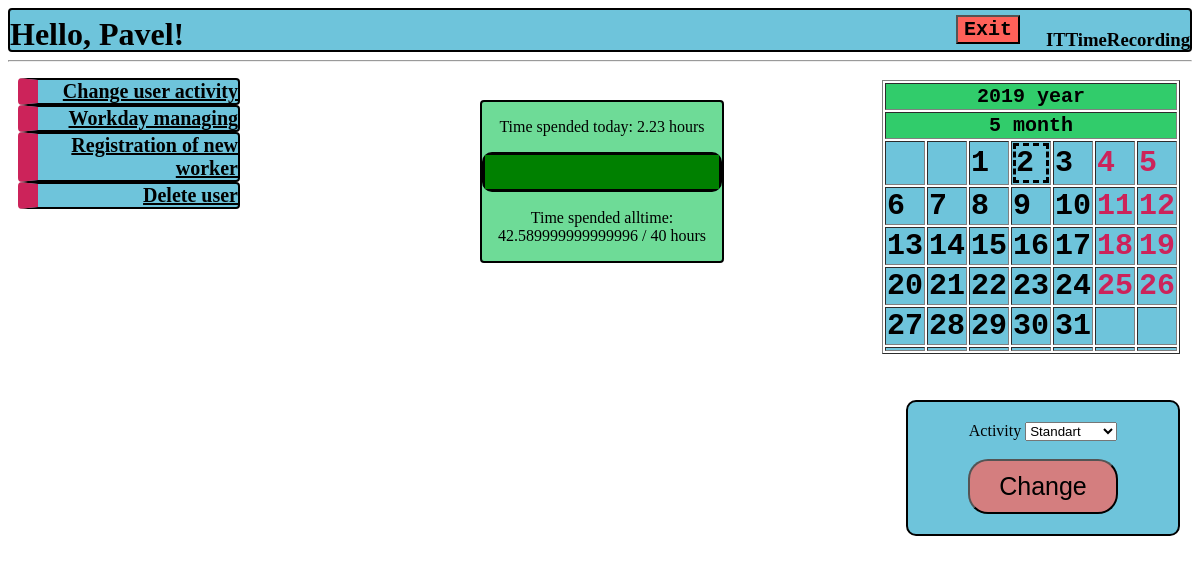
Page /home/me/ (signed in) on the earlier database version.
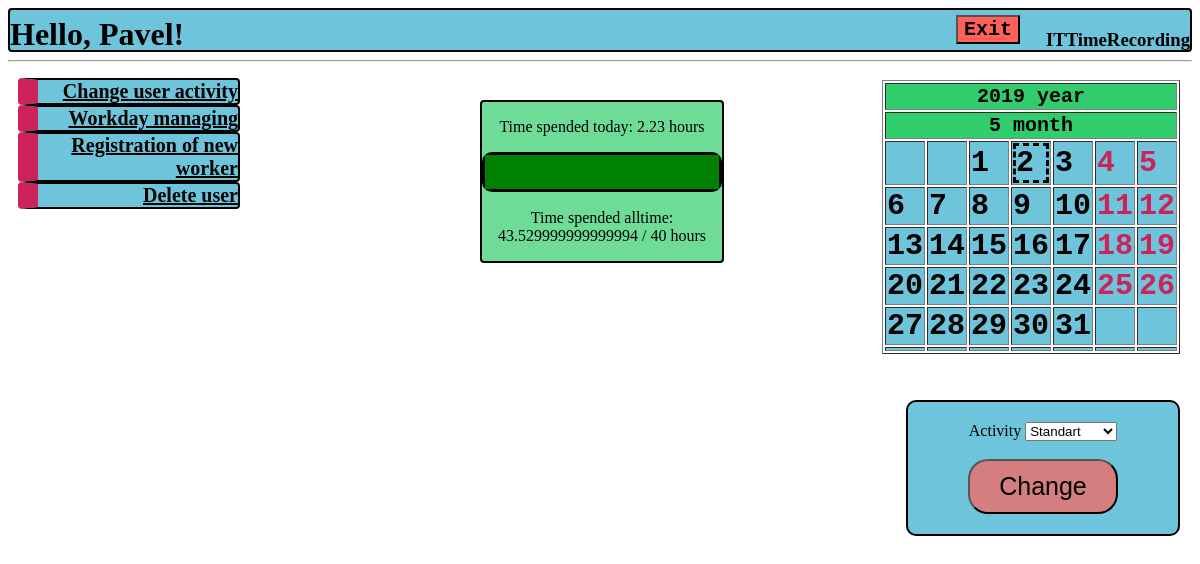
Same page on the later database version.
### rec/models.py (models this page shows, shortened)
class User(db.Model):
    __tablename__ = 'USER'
    login = db.Column('LOGIN', db.String(20), primary_key=True)
    password = db.Column('PASSWORD', db.String(20), nullable=False)
    salary = db.Column('SALARY', db.INTEGER)
    worktime = db.Column('WORKTIME', db.INTEGER)
    username = db.Column('USERNAME', db.String(50), nullable=False)
    role = db.Column('ROLE_NAME', db.String(15), nullable=False )

class Developer(User):
    def order_overtime(self, date, activity):
        newDay = Workday(self.login, date, activity)
        db.session.add(newDay)
        db.session.commit()
        return newDay

### rec/login/views.py (the view)
@mod.route('/me/')
@requires_login
def home():
    date = datetime.date.today()
    day = Day(date, 1, 1)
    cal = Calendar.get_month(day)
    menu = []
    if g.user.role == 'Developer':
        menu.append(['Order overtime', 'TakeOvertime'])
    if g.user.role == 'Manager':
        menu.append(['Change user activity', 'ChangeUserActivity'])
        menu.append(['Workday managing', 'ManageWorkday'])
        menu.append(['Registration of new worker', 'Register'])
        menu.append(['Delete user', 'Delete'])
    return render_template("homepage.html",
                           user=g.user,
                           menu=menu,
                           date=date,
                           cal=cal,
                           norms=session['normative'],
                           time=Workday.query.filter_by(id=session["workday_id"]).first().time + session['time'])

### rec/login/views.py (called while the page is built)
@mod.before_request
def before_request():
    if 'start' in session:
        session['now'] = time.monotonic()
        session['time'] = session['now'] - session['start']
    g.user = None
    if 'user_login' in session:
        g.user = User.query.get(session['user_login'])

### rec/templates/homepage.html (shortened to what this page needs)
<!DOCTYPE html>
{% extends "base.html" %}
{% block body %}
    <body link="black">
    <div class="hello"><h1>Hello, {{ user.username }}!</h1></div>
    <div class="menu">
    <ul>
    {% set role = user.role %}
    {% for item in menu %}
        <li>
            {% set url = role+"."+item[1] %}
            <a href = {{ url_for(url)}}>{{ item[0] }}</a>
        </li>
    {% endfor %}
    </ul>
    </div>
    <div class="progress_bar">
        <p> Time spended today: {{ (time/3660) | round(2)  }} hours </p>
        <progress max = {{ norms }} value = {{ (user.worktime/3660 + time/3660)|round(2) }}></progress>
        <p> Time spended alltime: {{ (user.worktime/3600) | round(2) + (time/3660) | round(2)}} / {{ norms | round }} hours</p>
    </div>
    {% include "calendar.html" %}
    <div class="activity">
        <form method="post">
            <label for="activity"> Activity </label>
            <select name="activity" id="activity">
                <option value="Standart">Standart</option>
            </select>
            <br>
            <br>
            <input class="button" type="submit" name="activity" value="Change" formaction="{{ url_for('rec.activity') }}">
        </form>
    </div>
    <form method="post">
    <input class="exit" type="submit" name="exit" value="Exit" formaction="{{ url_for('rec.exit') }}">
    </form>
</body>
{% endblock %}

### rec/templates/base.html (shortened to what this page needs)
{% block content %}
<link rel="stylesheet" href="/static/css/main.css" />
<div class="header"><h3 align="right">ITTimeRecording</h3></div>
<hr>
{% endblock %}
{% block body %}
{% endblock %}

### rec/templates/calendar.html
<link rel="stylesheet" href="/static/css/main.css" />
<div class = "calendar">
<form method="post">
    <table border="1">
        <tr>
            <th colspan="7">{{ date.year }} year</th>
        </tr>
        <tr>
            <th colspan="7">{{ date.month }} month</th>
        </tr>
        {% for week in cal %}
            <tr>
                {% for day in week %}
                    <td>
                    {% if  day.date == date.day %}
                        <div class="today">
                    {% endif %}
                    {% if day.form == "Vacancy" %}
                        <div class="vacancy">{{ day.date }}</div>
                    {% endif %}
                    {% if day.form == "Work" %}
                        <div>{{ day.date }}</div>
                    {% endif %}
                    {% if  day.date == date.day %}
                        </div>
                    {% endif %}
                    </td>
                {% endfor %}
            </tr>
        {% endfor %}
    </table>
</form>
</div>

### rec/static/css/main.css (style rules this page uses)
body { background-color: #57FFC6; background: url("work.jpg"); background-size: 900px 900px; font-family: Gothic; }
.activity { background: rgba(49, 171, 204, 0.7); text-align: center; padding: 20px; border-radius: 10px; border: black solid 2px; position:absolute; top: 400px; right: 20px; width: 230px; }
.header { height: 40px; background-color: rgba(49, 171, 204, 0.7); border: black solid 2px; border-radius: 4px; }
.button { background-color: rgba(255, 97, 89, 0.7); width: 150px; height: 55px; font-size: 25px; border-radius: 20px; }
.progress_bar { width: 20%; position:absolute; top: 100px; left: 40%; right: 40%; background-color: rgba(49, 204, 107, 0.7); border: black solid 2px; border-radius: 4px; }
.progress_bar progress { color: #31ABCC; width: 100%; height: 40px; border: black solid 3px; border-radius: 10px; }
.progress_bar p { color: black; text-align: center; }
.menu ul { list-style-type: none; padding-left: 10px; color: black; }
.menu li { font-size: 20px; width: 200px; background-color: rgba(49, 171, 204, 0.7); text-align: right; border: black solid 2px; border-radius: 4px; border-left: #CC235A solid 20px; font-weight: bolder; }
.calendar { position: absolute; top: 80px; right: 20px; }
.calendar .vacancy { color: #CC235A; }
.calendar td { background-color: rgba(49, 171, 204, 0.7); font-size: 30px; font-family: monospace; font-weight: bold; }
.calendar th { background-color: #31CC6B; font-size: 20px; font-family: monospace; font-weight: bold; }
.calendar .today { border: dashed; }
.exit { background-color: #ff6159; font-size: 20px; font-family: monospace; font-weight: bold; text-align: center; position: absolute; top: 15px; right: 180px; }
.hello { position: absolute; top: -5px; left: 10px; }

Differences in the rows shown:
changed Developer "Pavel": (user.worktime/3600)|round(2)+(time/3660)|round(2) "42.589999999999996" → "43.529999999999994"
